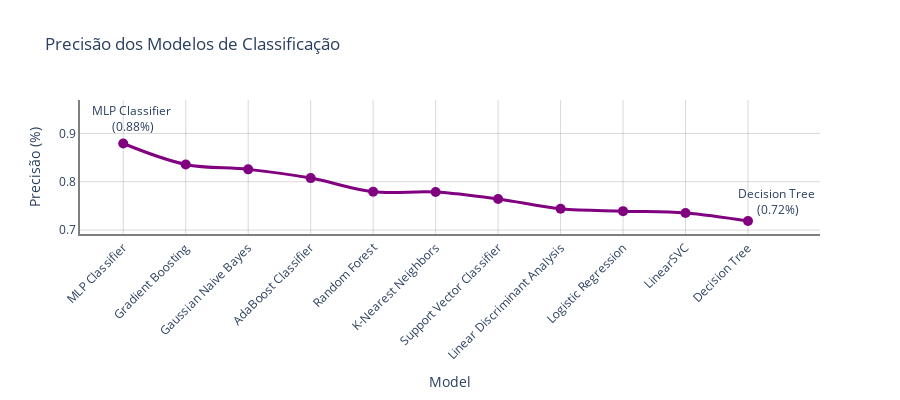

Here is the notebook cell this chart was saved with:
### Code cell
import plotly.express as px

# Ordenar resultados por acurácia
results = results.sort_values(by='Precision', ascending=False)

# diminuir o tamanho do grafico
plt.figure(figsize=(3, 6))

# Plot com melhorias para storytelling
fig = px.line(results, 
              x='Model', 
              y='Precision', 
              title='Precisão dos Modelos de Classificação',
              labels={'Precision': 'Precisão (%)'},
              line_shape='spline',
              markers=True)

# Ajustes visuais
fig.update_traces(line=dict(color='purple', width=3), marker=dict(size=10, symbol='circle'))

# Adicionar anotações
best_model = results.iloc[0]
worst_model = results.iloc[-1]

fig.add_annotation(x=best_model['Model'], y=best_model['Precision'],
                   text=f"{best_model['Model']} <br>({best_model['Precision']:.2f}%)",
                   showarrow=False, arrowhead=1,
                   xshift=10,
                   yshift=25)

fig.add_annotation(x=worst_model['Model'], y=worst_model['Precision'],
                   text=f"{worst_model['Model']} <br>({worst_model['Precision']:.2f}%)",
                   showarrow=False, arrowhead=2,
                   xshift=30,
                   yshift=20)

fig.update_layout(
    width=900,  # Definir largura do plot
    height=400,  # Definir altura do plot
    xaxis=dict(tickangle=-45, showline=True, linewidth=2, linecolor='rgba(0, 0, 0, 0.5)', gridcolor='rgba(128, 128, 128, 0.3)'),
    yaxis=dict(showline=True, linewidth=2, linecolor='rgba(0, 0, 0, 0.5)', gridcolor='rgba(128, 128, 128, 0.3)'),
    plot_bgcolor='rgba(0,0,0,0)'
)

# Mostrar o plot
fig.show()

### Figure 1 — Plotly figure (JSON) as saved in the notebook; plotly's stock layout.template omitted (floating-point values rounded to 4 significant figures)
{"data": [{"hovertemplate": "Model=%{x}<br>Precisão (%)=%{y}<extra></extra>", "legendgroup": "", "line": {"color": "purple", "dash": "solid", "shape": "spline", "width": 3}, "marker": {"size": 10, "symbol": "circle"}, "mode": "lines+markers", "name": "", "orientation": "v", "showlegend": false, "type": "scatter", "x": ["MLP Classifier", "Gradient Boosting", "Gaussian Naive Bayes", "AdaBoost Classifier", "Random Forest", "K-Nearest Neighbors", "Support Vector Classifier", "Linear Discriminant Analysis", "Logistic Regression", "LinearSVC", "Decision Tree"], "xaxis": "x", "y": [0.8791, 0.8358, 0.8256, 0.8075, 0.7793, 0.7787, 0.7643, 0.7441, 0.7391, 0.7352, 0.7186], "yaxis": "y"}], "layout": {"annotations": [{"arrowhead": 1, "showarrow": false, "text": "MLP Classifier <br>(0.88%)", "x": "MLP Classifier", "xshift": 10, "y": 0.8791, "yshift": 25}, {"arrowhead": 2, "showarrow": false, "text": "Decision Tree <br>(0.72%)", "x": "Decision Tree", "xshift": 30, "y": 0.7186, "yshift": 20}], "height": 400, "legend": {"tracegroupgap": 0}, "plot_bgcolor": "rgba(0,0,0,0)", "title": {"text": "Precisão dos Modelos de Classificação"}, "width": 900, "xaxis": {"anchor": "y", "domain": [0, 1], "gridcolor": "rgba(128, 128, 128, 0.3)", "linecolor": "rgba(0, 0, 0, 0.5)", "linewidth": 2, "showline": true, "tickangle": -45, "title": {"text": "Model"}}, "yaxis": {"anchor": "x", "domain": [0, 1], "gridcolor": "rgba(128, 128, 128, 0.3)", "linecolor": "rgba(0, 0, 0, 0.5)", "linewidth": 2, "showline": true, "title": {"text": "Precisão (%)"}}}}
